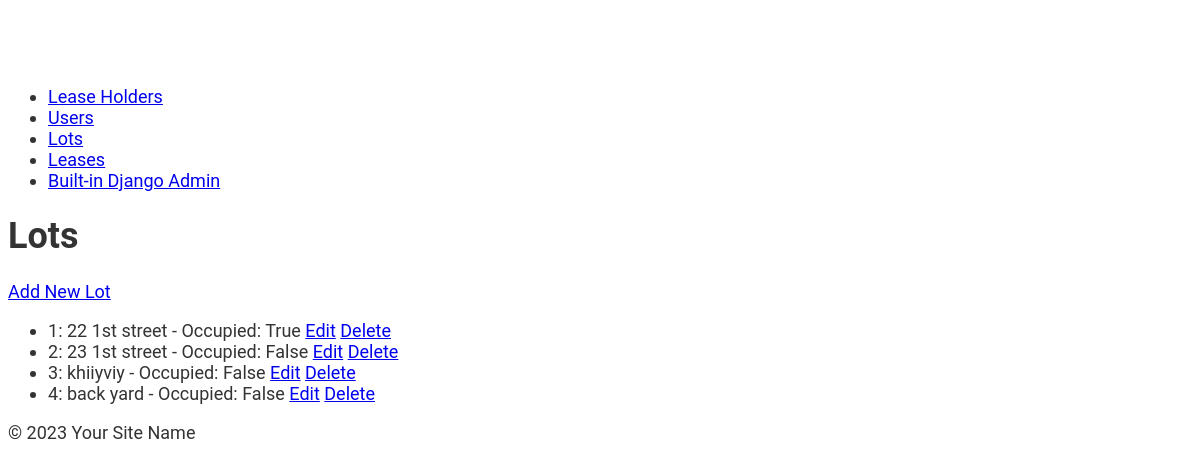
/lots/, run on an earlier commit of the app's database.
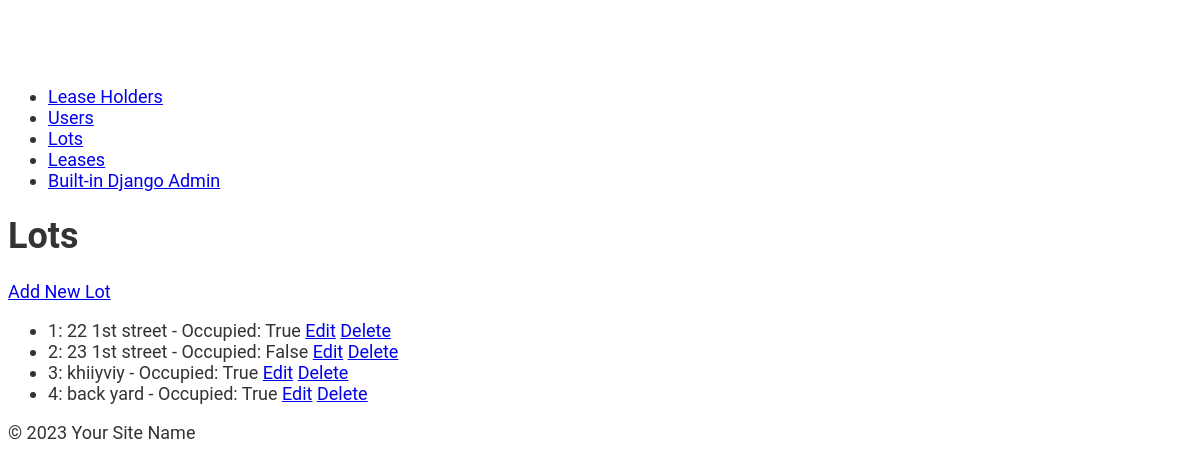
And on a later commit of the database.
### lots/models.py (models this page shows, shortened)
class Lot(models.Model):
    lot_number = models.IntegerField(unique=True, help_text="Unique number identifying the lot")
    lot_address = models.CharField(max_length=300, help_text="Address of the lot")
    occupied = models.BooleanField(default=False, help_text="Flag to indicate if the lot is currently occupied")

### lots/views.py (the view)
# urls.py: path('lots/', lot_list, name='lot_list'),
def lot_list(request):
    lots = Lot.objects.all()
    return render(request, 'lots/lot_list.html', {'lots': lots})

### lots/templates/lots/lot_list.html (shortened to what this page needs)
{% extends 'lots/base.html' %}
{% block content %}
<h1>Lots</h1>
<a href="{% url 'lot_create' %}">Add New Lot</a>
<ul>
    {% for lot in lots %}
    <li>
        {{ lot.lot_number }}: {{ lot.lot_address }} - Occupied: {{ lot.occupied }}
        <a href="{% url 'lot_update' lot.pk %}">Edit</a>
        <a href="{% url 'lot_delete' lot.pk %}">Delete</a>
    </li>
    {% endfor %}
</ul>
{% endblock %}

What changed in the data, as far as the page shows it:
changed Lot "khiiyviy": occupied "False" → "True"
changed Lot "back yard": occupied "False" → "True"
